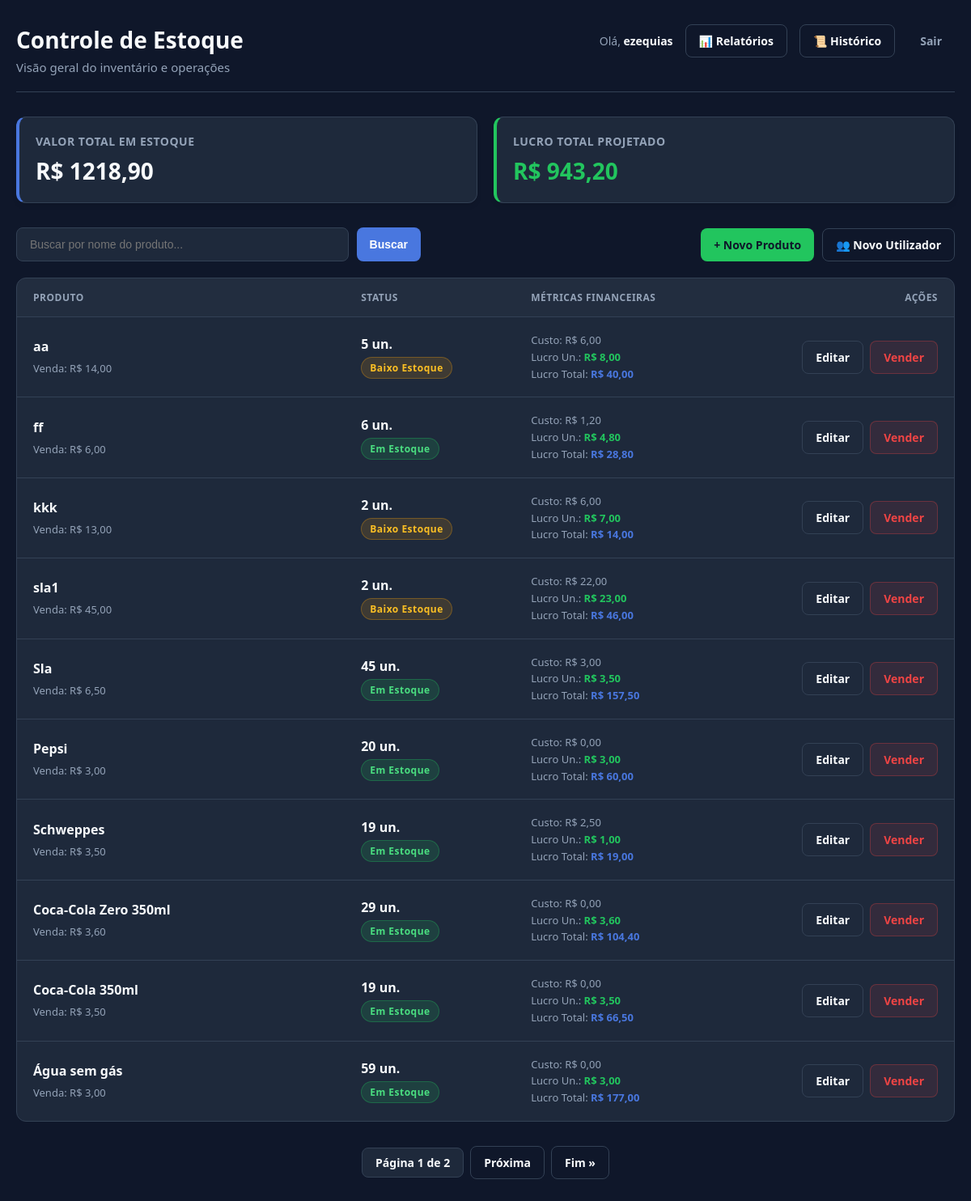
Page /sistema/ (signed in) on the committed database.
### core/models.py (models this page shows, shortened)
class Produto(models.Model):
    CATEGORIAS_CHOICES = (
        ('Bebidas', 'Bebidas'),
        ('Alimentos', 'Alimentos'),
        ('Limpeza', 'Limpeza'),
        ('Eletrónicos', 'Eletrónicos'),
        ('Outros', 'Outros'),
    )
    name = models.CharField(max_length=100)
    preco_custo = models.DecimalField(max_digits=10, decimal_places=2)
    preco = models.DecimalField(max_digits=10, decimal_places=2)
    quantidade_estoque = models.IntegerField()
    categoria = models.CharField(
        max_length=50,
        choices=CATEGORIAS_CHOICES,
        default='Outros'
    )
    @property
    def lucro_unitario(self):
        return self.preco - self.preco_custo

### core/views.py (the view)
# urls.py: path('sistema/', minha_home, name='minha_home'),
@login_required(login_url='login')
def minha_home(request):
    termo_busca = request.GET.get('busca', '')
    if termo_busca:
        produtos_lista = Produto.objects.filter(name__icontains=termo_busca).order_by('-id')
    else:
        produtos_lista = Produto.objects.all().order_by('-id')
    valor_total_geral = 0
    lucro_total_geral = 0
    for p in produtos_lista:
        valor_total_geral += (p.preco * p.quantidade_estoque)
        lucro_total_geral += (p.lucro_unitario * p.quantidade_estoque)
    paginator = Paginator(produtos_lista, 10)
    page_number = request.GET.get('page')
    page_obj = paginator.get_page(page_number)
    for p in page_obj:
        p.valor_total = p.preco * p.quantidade_estoque
        p.lucro_total_item = p.lucro_unitario * p.quantidade_estoque
    contexto = {
        'produtos': page_obj,
        'valor_total_geral': valor_total_geral,
        'lucro_total_geral': lucro_total_geral,
        'termo_busca': termo_busca
    }
    return render(request, 'core/home.html', contexto)

### core/templates/core/home.html (shortened to what this page needs)
<!DOCTYPE html>
<html lang="pt-br">
<head>
</head>
<body>
<div class="container">
    <header class="dashboard-header">
        <div class="header-titles">
            <h1>Controle de Estoque</h1>
            <p>Visão geral do inventário e operações</p>
        </div>
        <div class="user-actions">
            <span class="user-greeting">Olá, <b>{{ request.user.username }}</b></span>
            {% if request.user.is_staff %}
                <a href="{% url 'relatorios' %}" class="btn btn-outline">📊 Relatórios</a>
                <a href="{% url 'historico_vendas' %}" class="btn btn-outline">📜 Histórico</a>
            {% endif %}
            <a href="{% url 'logout' %}" class="btn btn-ghost">Sair</a>
        </div>
    </header>
    {% if request.user.is_staff %}
    <div class="card-container">
        <div class="card">
            <div class="card-title">Valor Total em Estoque</div>
            <div class="card-value">R$ {{ valor_total_geral|floatformat:2 }}</div>
        </div>
        <div class="card card-lucro">
            <div class="card-title">Lucro Total Projetado</div>
            <div class="card-value val-lucro">R$ {{ lucro_total_geral|floatformat:2 }}</div>
        </div>
    </div>
    {% endif %}
    <div class="toolbar">
        <form method="GET" class="search-box">
            <input type="text" name="busca" value="{{ termo_busca }}" placeholder="Buscar por nome do produto...">
            <button type="submit" class="btn btn-primary">Buscar</button>
        </form>
        <div class="action-buttons">
            {% if request.user.is_staff %}
                <a href="{% url 'adicionar_produto' %}" class="btn btn-success">+ Novo Produto</a>
                <a href="{% url 'cadastrar_usuario' %}" class="btn btn-outline">👥 Novo Utilizador</a>
            {% endif %}
        </div>
    </div>
    <div class="product-list {% if not request.user.is_staff %}is-staff-false{% endif %}">
        <div class="list-header">
            <div>Produto</div>
            <div>Status</div>
            {% if request.user.is_staff %}
                <div>Métricas Financeiras</div>
            {% endif %}
            <div style="text-align: right;">Ações</div>
        </div>
        {% for p in produtos %}
            <div class="list-item">
                <div>
                    <span class="prod-name">{{ p.name }}</span>
                    <span class="prod-price">Venda: R$ {{ p.preco|floatformat:2 }}</span>
                </div>
                <div>
                    <div style="margin-bottom: 5px; font-weight: 600; color: var(--text-main);">{{ p.quantidade_estoque }} un.</div>
                    {% if p.quantidade_estoque == 0 %}
                        <span class="badge badge-red">Esgotado</span>
                    {% elif p.quantidade_estoque <= 5 %}
                        <span class="badge badge-yellow">Baixo Estoque</span>
                    {% else %}
                        <span class="badge badge-green">Em Estoque</span>
                    {% endif %}
                </div>
                {% if request.user.is_staff %}
                <div class="prod-metrics">
                    Custo: R$ {{ p.preco_custo|floatformat:2 }}<br>
                    Lucro Un.: <span style="color: var(--success); font-weight: 600;">R$ {{ p.lucro_unitario|floatformat:2 }}</span><br>
                    Lucro Total: <span style="color: var(--primary); font-weight: 600;">R$ {{ p.lucro_total_item|floatformat:2 }}</span>
                </div>
                {% endif %}
                <div class="acoes">
                    {% if request.user.is_staff %}
                        <a href="{% url 'editar_produto' p.id %}" class="btn btn-outline">Editar</a>
                    {% endif %}
                    <a href="{% url 'realizar_venda' p.id %}" class="btn btn-danger">Vender</a>
                </div>
            </div>
        {% empty %}
            <div style="padding: 40px; text-align: center; color: var(--text-muted);">
                Nenhum produto encontrado.
            </div>
        {% endfor %}
    </div>
    <div class="pagination">
        <span class="step-links">
            <span class="current">Página {{ produtos.number }} de {{ produtos.paginator.num_pages }}</span>
            {% if produtos.has_next %}
                <a href="?page={{ produtos.next_page_number }}{% if termo_busca %}&busca={{ termo_busca }}{% endif %}" class="btn btn-outline">Próxima</a>
                <a href="?page={{ produtos.paginator.num_pages }}{% if termo_busca %}&busca={{ termo_busca }}{% endif %}" class="btn btn-outline">Fim &raquo;</a>
            {% endif %}
        </span>
    </div>
</div>
</body>
</html>

### core/templates/core/home.html (style rules this page uses)
:root { --primary: #4977DF; --success: #22c55e; --warning: #f59e0b; --danger: #ef4444; --bg-dark: #0f172a; --bg-card: #1e293b; --bg-hover: #334155; --text-main: #f8fafc; --text-muted: #94a3b8; --border: #334155; }
body { font-family: 'Segoe UI', Tahoma, Geneva, Verdana, sans-serif; margin: 0; padding: 0; background-color: var(--bg-dark); color: var(--text-main); min-height: 100vh; }
.container { max-width: 1200px; margin: 0 auto; padding: 30px 20px; }
.dashboard-header { display: flex; justify-content: space-between; align-items: flex-start; margin-bottom: 30px; border-bottom: 1px solid var(--border); padding-bottom: 20px; }
.header-titles h1 { margin: 0 0 5px 0; font-size: 28px; font-weight: 600; color: var(--text-main); }
.header-titles p { margin: 0; color: var(--text-muted); font-size: 15px; }
.user-actions { display: flex; align-items: center; gap: 15px; }
.user-greeting { color: var(--text-muted); font-size: 14px; }
.user-greeting b { color: var(--text-main); }
.card-container { display: grid; grid-template-columns: repeat(auto-fit, minmax(300px, 1fr)); gap: 20px; margin-bottom: 30px; }
.card { background-color: var(--bg-card); border: 1px solid var(--border); padding: 20px; border-radius: 12px; box-shadow: 0 4px 6px -1px rgba(0,0,0,0.1); border-left: 4px solid var(--primary); transition: transform 0.2s; }
.card-lucro { border-left-color: var(--success); }
.card-title { font-size: 14px; color: var(--text-muted); text-transform: uppercase; letter-spacing: 0.5px; font-weight: 600; margin-bottom: 8px; }
.card-value { font-size: 28px; font-weight: bold; color: var(--text-main); }
.val-lucro { color: var(--success); }
.toolbar { display: flex; justify-content: space-between; align-items: center; margin-bottom: 20px; flex-wrap: wrap; gap: 15px; }
.search-box { display: flex; gap: 10px; flex: 1; min-width: 300px; max-width: 500px; }
.search-box input { flex: 1; padding: 12px 16px; background-color: var(--bg-card); border: 1px solid var(--border); border-radius: 8px; color: var(--text-main); font-size: 14px; outline: none; transition: 0.2s; }
.action-buttons { display: flex; gap: 10px; }
.btn { padding: 10px 16px; text-decoration: none; border-radius: 8px; font-size: 14px; font-weight: 600; color: white; transition: 0.2s; display: inline-flex; align-items: center; justify-content: center; border: none; cursor: pointer; }
.btn-primary { background: var(--primary); }
.btn-success { background: var(--success); color: #0f172a; }
.btn-danger { background: rgba(239, 68, 68, 0.1); color: var(--danger); border: 1px solid rgba(239, 68, 68, 0.3); }
.btn-outline { background: transparent; border: 1px solid var(--border); color: var(--text-main); }
.btn-ghost { background: transparent; color: var(--text-muted); }
.product-list { background-color: var(--bg-card); border-radius: 12px; border: 1px solid var(--border); overflow: hidden; }
.list-header { display: grid; grid-template-columns: 2fr 1fr 1.5fr 1fr; gap: 15px; padding: 15px 20px; background: rgba(255,255,255,0.02); border-bottom: 1px solid var(--border); font-size: 12px; text-transform: uppercase; font-weight: 700; color: var(--text-muted); letter-spacing: 0.5px; }
.list-item { display: grid; grid-template-columns: 2fr 1fr 1.5fr 1fr; gap: 15px; padding: 18px 20px; border-bottom: 1px solid var(--border); align-items: center; transition: background 0.2s; }
.list-item:last-child { border-bottom: none; }
.prod-name { font-size: 16px; font-weight: 600; color: var(--text-main); margin-bottom: 4px; display: block; }
.prod-price { font-size: 13px; color: var(--text-muted); }
.prod-metrics { font-size: 13px; color: var(--text-muted); line-height: 1.6; }
.badge { display: inline-block; padding: 4px 10px; border-radius: 20px; font-size: 12px; font-weight: 700; letter-spacing: 0.5px; }
.badge-green { background: rgba(34, 197, 94, 0.15); color: #4ade80; border: 1px solid rgba(34, 197, 94, 0.3); }
.badge-yellow { background: rgba(245, 158, 11, 0.15); color: #fbbf24; border: 1px solid rgba(245, 158, 11, 0.3); }
.acoes { display: flex; gap: 8px; justify-content: flex-end; }
.pagination { display: flex; justify-content: center; margin-top: 30px; font-size: 14px; }
.pagination .step-links { display: flex; gap: 8px; align-items: center; }
.pagination .current { padding: 8px 16px; font-weight: 600; color: var(--text-main); background: var(--bg-card); border-radius: 8px; border: 1px solid var(--border); }

### rows in the picture
Produto: name "aa", preco "14,00", quantidade_estoque "5", shows "Baixo Estoque", preco_custo "6,00", lucro_unitario "8,00", lucro_total_item "40,00"
Produto: name "ff", preco "6,00", quantidade_estoque "6", shows "Em Estoque", preco_custo "1,20", lucro_unitario "4,80", lucro_total_item "28,80"
Produto: name "kkk", preco "13,00", quantidade_estoque "2", shows "Baixo Estoque", preco_custo "6,00", lucro_unitario "7,00", lucro_total_item "14,00"
Produto: name "sla1", preco "45,00", quantidade_estoque "2", shows "Baixo Estoque", preco_custo "22,00", lucro_unitario "23,00", lucro_total_item "46,00"
Produto: name "Sla", preco "6,50", quantidade_estoque "45", shows "Em Estoque", preco_custo "3,00", lucro_unitario "3,50", lucro_total_item "157,50"
Produto: name "Pepsi", preco "3,00", quantidade_estoque "20", shows "Em Estoque", preco_custo "0,00", lucro_unitario "3,00", lucro_total_item "60,00"
Produto: name "Schweppes", preco "3,50", quantidade_estoque "19", shows "Em Estoque", preco_custo "2,50", lucro_unitario "1,00", lucro_total_item "19,00"
Produto: name "Coca-Cola Zero 350ml", preco "3,60", quantidade_estoque "29", shows "Em Estoque", preco_custo "0,00", lucro_unitario "3,60", lucro_total_item "104,40"
Produto: name "Coca-Cola 350ml", preco "3,50", quantidade_estoque "19", shows "Em Estoque", preco_custo "0,00", lucro_unitario "3,50", lucro_total_item "66,50"
Produto: name "Água sem gás", preco "3,00", quantidade_estoque "59", shows "Em Estoque", preco_custo "0,00", lucro_unitario "3,00", lucro_total_item "177,00"

### other values in the picture
{{ request.user.username }} "ezequias"
{{ valor_total_geral|floatformat:2 }} "1218,90"
{{ lucro_total_geral|floatformat:2 }} "943,20"
{{ produtos.number }} "1"
{{ produtos.paginator.num_pages }} "2"
